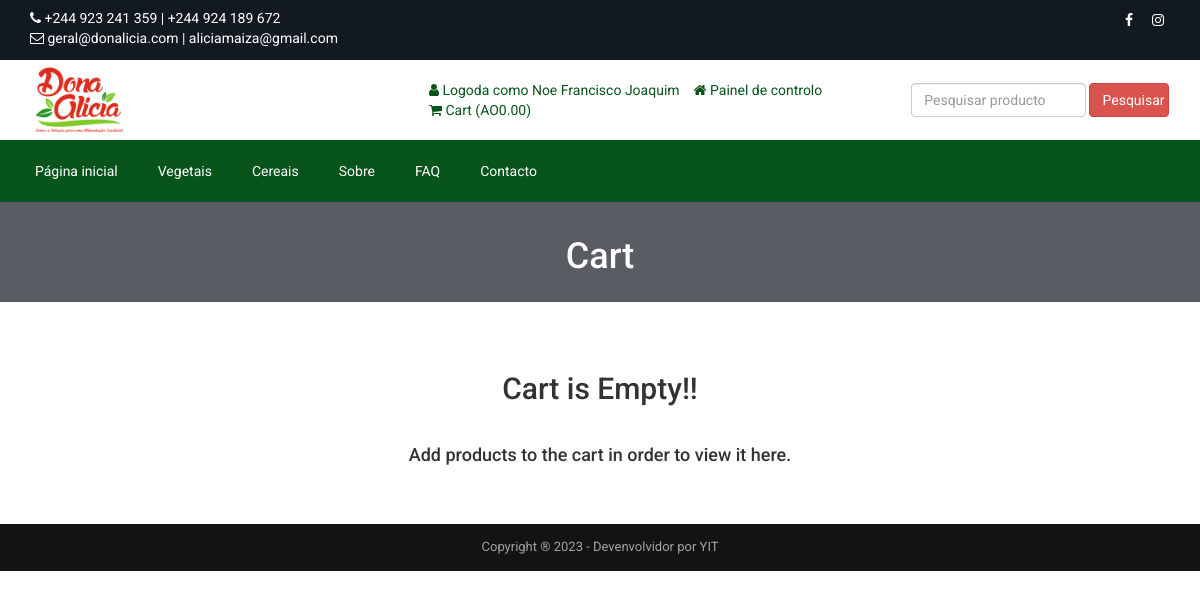
/cart.php (signed in), run on the app's committed database.
### tables this page shows
CREATE TABLE `tbl_settings` (
  `id` int(11) NOT NULL AUTO_INCREMENT,
  `logo` text NOT NULL,
  `favicon` text NOT NULL,
  `footer_about` text NOT NULL,
  `footer_copyright` text NOT NULL,
  `contact_address` text NOT NULL,
  `contact_email` text NOT NULL,
  `contact_phone` text NOT NULL,
  `contact_fax` text NOT NULL,
  `contact_map_iframe` text NOT NULL,
  `receive_email` text NOT NULL,
  `receive_email_subject` text NOT NULL,
  `receive_email_thank_you_message` text NOT NULL,
  `forget_password_message` text NOT NULL,
  `total_recent_post_footer` int(10) NOT NULL,
  `total_popular_post_footer` int(10) NOT NULL,
  `total_recent_post_sidebar` int(11) NOT NULL,
  `total_popular_post_sidebar` int(11) NOT NULL,
  `total_featured_product_home` int(11) NOT NULL,
  `total_latest_product_home` int(11) NOT NULL,
  `total_popular_product_home` int(11) NOT NULL,
  `meta_title_home` text NOT NULL,
  `meta_keyword_home` text NOT NULL,
  `meta_description_home` text NOT NULL,
  `banner_login` text NOT NULL,
  `banner_registration` text NOT NULL,
  `banner_forget_password` text NOT NULL,
  `banner_reset_password` text NOT NULL,
  `banner_search` text NOT NULL,
  `banner_cart` text NOT NULL,
  `banner_checkout` text NOT NULL,
  `banner_product_category` text NOT NULL,
  `banner_blog` text NOT NULL,
  `cta_title` text NOT NULL,
  `cta_content` text NOT NULL,
  `cta_read_more_text` text NOT NULL,
  `cta_read_more_url` text NOT NULL,
  `cta_photo` text NOT NULL,
  `featured_product_title` text NOT NULL,
  `featured_product_subtitle` text NOT NULL,
  `latest_product_title` text NOT NULL,
  `latest_product_subtitle` text NOT NULL,
  `popular_product_title` text NOT NULL,
  `popular_product_subtitle` text NOT NULL,
  `testimonial_title` text NOT NULL,
  `testimonial_subtitle` text NOT NULL,
  `testimonial_photo` text NOT NULL,
  `blog_title` text NOT NULL,
  `blog_subtitle` text NOT NULL,
  `newsletter_text` text NOT NULL,
  `paypal_email` text NOT NULL,
  `stripe_public_key` text NOT NULL,
  `stripe_secret_key` text NOT NULL,
  `bank_detail` text NOT NULL,
  `before_head` text NOT NULL,
  `after_body` text NOT NULL,
  `before_body` text NOT NULL,
  `home_service_on_off` int(11) NOT NULL,
  `home_welcome_on_off` int(11) NOT NULL,
  `home_featured_product_on_off` int(11) NOT NULL,
  `home_latest_product_on_off` int(11) NOT NULL,
  `home_popular_product_on_off` int(11) NOT NULL,
  `home_testimonial_on_off` int(11) NOT NULL,
  `home_blog_on_off` int(11) NOT NULL,
  `newsletter_on_off` int(11) NOT NULL,
  `ads_above_welcome_on_off` int(1) NOT NULL,
  `ads_above_featured_product_on_off` int(1) NOT NULL,
  `ads_above_latest_product_on_off` int(1) NOT NULL,
  `ads_above_popular_product_on_off` int(1) NOT NULL,
  `ads_above_testimonial_on_off` int(1) NOT NULL,
  `ads_category_sidebar_on_off` int(1) NOT NULL,
  PRIMARY KEY (`id`)
);

CREATE TABLE `tbl_social` (
  `social_id` int(11) NOT NULL AUTO_INCREMENT,
  `social_name` varchar(30) NOT NULL,
  `social_url` varchar(255) NOT NULL,
  `social_icon` varchar(30) NOT NULL,
  PRIMARY KEY (`social_id`)
);

CREATE TABLE `tbl_top_category` (
  `tcat_id` int(11) NOT NULL AUTO_INCREMENT,
  `tcat_name` varchar(255) NOT NULL,
  `show_on_menu` int(1) NOT NULL,
  PRIMARY KEY (`tcat_id`)
);

CREATE TABLE `tbl_page` (
  `id` int(11) NOT NULL AUTO_INCREMENT,
  `about_title` varchar(255) NOT NULL,
  `about_content` text NOT NULL,
  `about_banner` varchar(255) NOT NULL,
  `about_meta_title` varchar(255) NOT NULL,
  `about_meta_keyword` text NOT NULL,
  `about_meta_description` text NOT NULL,
  `faq_title` varchar(255) NOT NULL,
  `faq_banner` varchar(255) NOT NULL,
  `faq_meta_title` varchar(255) NOT NULL,
  `faq_meta_keyword` text NOT NULL,
  `faq_meta_description` text NOT NULL,
  `blog_title` varchar(255) NOT NULL,
  `blog_banner` varchar(255) NOT NULL,
  `blog_meta_title` varchar(255) NOT NULL,
  `blog_meta_keyword` text NOT NULL,
  `blog_meta_description` text NOT NULL,
  `contact_title` varchar(255) NOT NULL,
  `contact_banner` varchar(255) NOT NULL,
  `contact_meta_title` varchar(255) NOT NULL,
  `contact_meta_keyword` text NOT NULL,
  `contact_meta_description` text NOT NULL,
  `pgallery_title` varchar(255) NOT NULL,
  `pgallery_banner` varchar(255) NOT NULL,
  `pgallery_meta_title` varchar(255) NOT NULL,
  `pgallery_meta_keyword` text NOT NULL,
  `pgallery_meta_description` text NOT NULL,
  `vgallery_title` varchar(255) NOT NULL,
  `vgallery_banner` varchar(255) NOT NULL,
  `vgallery_meta_title` varchar(255) NOT NULL,
  `vgallery_meta_keyword` text NOT NULL,
  `vgallery_meta_description` text NOT NULL,
  PRIMARY KEY (`id`)
);

### cart.php (the view, shortened to what this page needs)
<?php require_once('header.php'); ?>
<?php
$statement = $pdo->prepare("SELECT * FROM tbl_settings WHERE id=1");
$statement->execute();
$result = $statement->fetchAll(PDO::FETCH_ASSOC);
foreach ($result as $row) {
    $banner_cart = $row['banner_cart'];
}
?>
<div class="page-banner" style="background-image: url(assets/uploads/<?php echo $banner_cart; ?>)">
    <div class="overlay"></div>
    <div class="page-banner-inner">
        <h1><?php echo LANG_VALUE_18; ?></h1>
    </div>
</div>
<div class="page">
	<div class="container">
		<div class="row">
			<div class="col-md-12">
                <?php if(!isset($_SESSION['cart_p_id'])): ?>
                    <?php echo '<h2 class="text-center">Cart is Empty!!</h2></br>'; ?>
                    <?php echo '<h4 class="text-center">Add products to the cart in order to view it here.</h4>'; ?>
                <?php endif; ?>
			</div>
		</div>
	</div>
</div>
<?php require_once('footer.php'); ?>

### header.php (shortened to what this page needs)
<?php
include("admin/inc/config.php");
$statement = $pdo->prepare("SELECT * FROM tbl_settings WHERE id=1");
$statement->execute();
$result = $statement->fetchAll(PDO::FETCH_ASSOC);
foreach ($result as $row)
{
	$logo = $row['logo'];
	$contact_email = $row['contact_email'];
	$contact_phone = $row['contact_phone'];
}
?>
<!DOCTYPE html>
<html lang="en">
<head>
	<link rel="stylesheet" href="assets/css/bootstrap.min.css">
	<link rel="stylesheet" href="assets/css/font-awesome.min.css">
	<link rel="stylesheet" href="assets/css/owl.carousel.min.css">
	<link rel="stylesheet" href="assets/css/owl.theme.default.min.css">
	<link rel="stylesheet" href="assets/css/jquery.bxslider.min.css">
    <link rel="stylesheet" href="assets/css/magnific-popup.css">
    <link rel="stylesheet" href="assets/css/rating.css">
	<link rel="stylesheet" href="assets/css/spacing.css">
	<link rel="stylesheet" href="assets/css/bootstrap-touch-slider.css">
	<link rel="stylesheet" href="assets/css/animate.min.css">
	<link rel="stylesheet" href="assets/css/tree-menu.css">
	<link rel="stylesheet" href="assets/css/select2.min.css">
	<link rel="stylesheet" href="assets/css/main.css">
	<link rel="stylesheet" href="assets/css/responsive.css">
	<?php
	$statement = $pdo->prepare("SELECT * FROM tbl_page WHERE id=1");
	$statement->execute();
	$result = $statement->fetchAll(PDO::FETCH_ASSOC);
		?>
</head>
<body>
<div class="top" style="padding-bottom: 4rem">
	<div class="container" >
		<div class="row border" >
			<div class="col-md-6 col-sm-6 col-xs-12">
				<div class="left">
					<ul>
						<li><i class="fa fa-phone"></i> <?php echo $contact_phone; ?></li>
						<li><i class="fa fa-envelope-o"></i> <?php echo $contact_email; ?></li>
					</ul>
				</div>
			</div>
			<div class="col-md-6 col-sm-6 col-xs-12">
				<div class="right">
					<ul>
						<?php
						$statement = $pdo->prepare("SELECT * FROM tbl_social");
						$statement->execute();
						$result = $statement->fetchAll(PDO::FETCH_ASSOC);
						foreach ($result as $row) {
							?>
							<?php if($row['social_url'] != ''): ?>
							<li><a href="<?php echo $row['social_url']; ?>"><i class="<?php echo $row['social_icon']; ?>"></i></a></li>
							<?php endif; ?>
							<?php
						}
						?>
					</ul>
				</div>
			</div>
		</div>
	</div>
</div>
<div class="header">
	<div class="container">
		<div class="row inner">
			<div class="col-md-4 logo">
				<a href="index.php"><img src="assets/uploads/<?php echo $logo; ?>" alt="logo image"></a>
			</div>
			<div class="col-md-5 right">
				<ul>
					<?php
					if(isset($_SESSION['customer'])) {
						?>
						<li><i class="fa fa-user"></i> <?php echo LANG_VALUE_13; ?> <?php echo $_SESSION['customer']['cust_name']; ?></li>
						<li><a href="dashboard.php"><i class="fa fa-home"></i> <?php echo LANG_VALUE_89; ?></a></li>
						<?php
					} else {
						?>
						<li><a href="login.php"><i class="fa fa-sign-in"></i> <?php echo LANG_VALUE_9; ?></a></li>
						<li><a href="registration.php"><i class="fa fa-user-plus"></i> <?php echo LANG_VALUE_15; ?></a></li>
						<?php
					}
					?>
					<li><a href="cart.php"><i class="fa fa-shopping-cart"></i> <?php echo LANG_VALUE_18; ?> (<?php echo LANG_VALUE_1; ?><?php
					if(isset($_SESSION['cart_p_id'])) {
						$table_total_price = 0;
						$i=0;
	                    foreach($_SESSION['cart_p_qty'] as $key => $value)
	                    {
	                        $i++;
	                        $arr_cart_p_qty[$i] = $value;
	                    }
						     $i=0;
	                    foreach($_SESSION['cart_p_current_price'] as $key => $value)
	                    {
	                        $i++;
	                        $arr_cart_p_current_price[$i] = $value;
	                    }
	                    for($i=1;$i<=count($arr_cart_p_qty);$i++) {
							$row_total_price =  (float) $arr_cart_p_current_price[$i] *  $arr_cart_p_qty[$i];
	                        $table_total_price =  $table_total_price + $row_total_price;
	                    }
						echo $table_total_price;
					} else {
						echo '0.00';
					}
					?>)</a></li>
				</ul>
			</div>
			<div class="col-md-3 search-area">
				<form class="navbar-form navbar-left" role="search" action="search-result.php" method="get">
					<div class="form-group">
						<input type="text" class="form-control search-top" placeholder="<?php echo LANG_VALUE_2; ?>" name="search_text">
					</div>
					<button type="submit" class="btn btn-danger"><?php echo LANG_VALUE_3; ?></button>
				</form>
			</div>
		</div>
	</div>
</div>
<div class="nav">
	<div class="container">
		<div class="row">
			<div class="col-md-12 pl_0 pr_0">
				<div class="menu-container">
					<div class="menu">
						<ul>
							<li><a href="index.php">Página inicial</a></li>
							<?php
							$statement = $pdo->prepare("SELECT * FROM tbl_top_category WHERE show_on_menu=1");
							$statement->execute();
							$result = $statement->fetchAll(PDO::FETCH_ASSOC);
							foreach ($result as $row) {
								?>
								<li><a href="product-category.php?id=<?php echo $row['tcat_id']; ?>&type=top-category"><?php echo $row['tcat_name']; ?></a>
								</li>
								<?php
							}
							?>
							<?php
							$statement = $pdo->prepare("SELECT * FROM tbl_page WHERE id=1");
							$statement->execute();
							$result = $statement->fetchAll(PDO::FETCH_ASSOC);
							foreach ($result as $row) {
								$about_title = $row['about_title'];
								$faq_title = $row['faq_title'];
								$contact_title = $row['contact_title'];
							}
							?>
							<li><a href="about.php"><?php echo $about_title; ?></a></li>
							<li><a href="faq.php"><?php echo $faq_title; ?></a></li>
							<li><a href="contact.php"><?php echo $contact_title; ?></a></li>
						</ul>
					</div>
				</div>
			</div>
		</div>
	</div>
</div>

### footer.php (shortened to what this page needs)
<?php
$statement = $pdo->prepare("SELECT * FROM tbl_settings WHERE id=1");
$statement->execute();
$result = $statement->fetchAll(PDO::FETCH_ASSOC);
foreach ($result as $row)
{
	$footer_copyright = $row['footer_copyright'];
}
?>
<div class="footer-bottom">
	<div class="container">
		<div class="row">
			<div class="col-md-12 copyright">
				<?php echo $footer_copyright; ?>
			</div>
		</div>
	</div>
</div>
</body>
</html>

### assets/css/main.css (style rules this page uses)
* { margin: 0; padding: 0; }
body { font-family: "Roboto", sans-serif; font-size: 14px; }
h1, h2, h3, h4, h5, h6 { font-family: "Roboto", sans-serif; }
a { text-decoration: none; }
.top { width: 100%; height: 60px; background: #131921; }
.top .left { float: left; }
.top .left ul { padding-top: 8px; }
.top .left ul li { list-style-type: none; float: left; margin-right: 14px; color: white; }
.top .left ul li i { color: white; }
.top .right { float: right; }
.top .right ul { padding-top: 8px; }
.top .right ul li { list-style-type: none; float: left; margin-left: 5px; }
.top .right ul li a { color: white; width: 24px; height: 24px; line-height: 24px; text-align: center; border-radius: 50%; display: block; transition: all 0.4s ease; }
.header { width: 100%; height: auto; background: #fff; }
.header .inner { height: auto; display: table; }
.header .logo { float: none; display: table-cell; vertical-align: middle; }
.header .logo img { max-width: 100%; height: 80px; }
.header .navbar-form .form-control { width: 300px; }
.header .search-area { float: none; display: table-cell; vertical-align: middle; }
.header .search-area .form-group { width: calc(100% - 84px); }
.header .search-area button { width: 80px; }
.header .search-area form { width: 100%; }
.header .right { float: none; display: table-cell; vertical-align: middle; padding-right: 0; }
.header .right ul { float: right; margin-bottom: 0; }
.header .right ul li { list-style-type: none; float: left; margin-left: 14px; color: #07551b; }
.header .right ul li a { color: #07551b; }
.header .navbar-form .search-top { width: 100%; }
.nav { background: #07551b; }
.menu-container { width: 100%; margin: 0 auto; background: #07551b; }
.menu-dropdown-icon:before { content: "\f067"; font-family: "FontAwesome"; display: none; cursor: pointer; float: right; padding: 1.5em 2em; background: #fff; color: #333; }
.menu > ul { margin: 0 auto; width: 100%; list-style: none; padding: 0; position: relative; box-sizing: border-box; }
.menu > ul:before, .menu > ul:after { content: ""; display: table; }
.menu > ul:after { clear: both; }
.menu > ul > li { float: left; padding: 0; margin: 0; }
.menu > ul > li a { text-decoration: none; padding: 1.5em 20px; display: block; color: #fff; }
.footer-bottom { width: 100%; height: auto; background: #141314; padding: 14px 0; }
.footer-bottom .copyright { font-size: 13px; color: #a3a3a3; text-align: center; }
.page-banner { width: 100%; height: auto; background-repeat: no-repeat; background-position: center center; -webkit-background-size: cover; background-size: cover; position: relative; padding-top: 15px; padding-bottom: 15px; overflow: hidden; }
.page-banner .overlay { position: absolute; left: 0; top: 0; width: 100%; height: 100%; opacity: 0.7; background: #131921; }
.page-banner h1 { color: #fff; text-align: center; z-index: 999; position: relative; }
.page { width: 100%; height: auto; padding-top: 50px; padding-bottom: 50px; }

### assets/css/responsive.css (style rules this page uses)
@media only screen and (min-width: 992px) { .header .inner { width: 100%; } }
@media only screen and (min-width: 992px) { .header .search-area { padding-right: 0; } }
@media only screen and (min-width: 992px) { .header .search-area form { padding-right: 0; } }
@media only screen and (min-width: 992px) { .header .container { padding-right: 0; } }

### data on the page
tbl_settings: contact_phone "+244 923 241 359 | +244 924 189 672", contact_email "geral@donalicia.com | aliciamaiza@gmail.com", logo (picture), footer_copyright "Copyright ® - Devenvolvidor por YIT"
tbl_top_category: tcat_name "Vegetais"
tbl_top_category: tcat_name "Cereais"
tbl_page: about_title "Sobre", faq_title "FAQ", contact_title "Contacto"

### other printed values
LANG_VALUE_13 "Logoda como"
$_SESSION['customer']['cust_name'] "Noe Francisco Joaquim"
LANG_VALUE_89 "Painel de controlo"
LANG_VALUE_18 "Cart"
LANG_VALUE_1 "AO"
LANG_VALUE_3 "Pesquisar"
